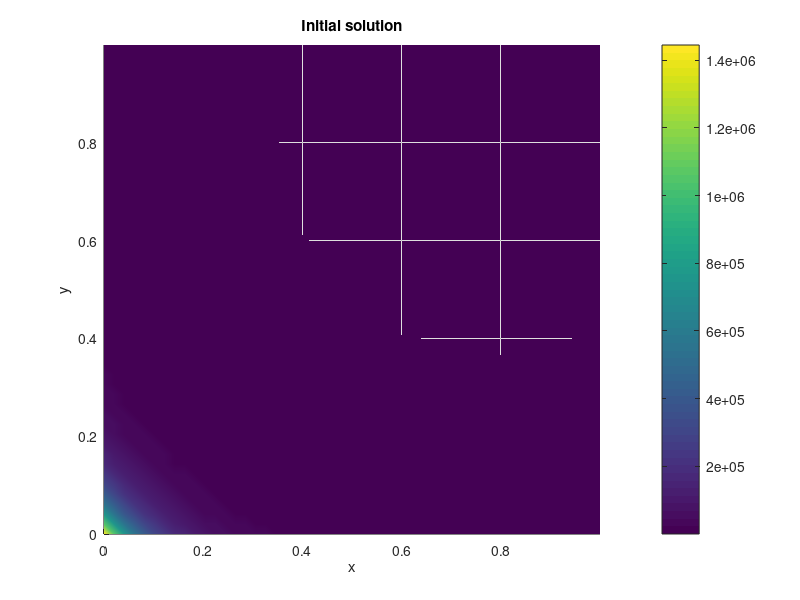

This figure's MATLAB source: (Note: this script raises an error after producing the figure.)
clc
clear all
% main driver for convection diffusion problem

% grid points
N = 50;
% grid spacing
dx = 1./(N-1);
dx2 = dx*dx;
% final time
T = 0.04;


% initial condition
x = linspace(0,1,N);
y = x';
[X,Y] = meshgrid([0:dx:1],[0:dx:1]);
%u0 = sin(X).*sin(Y);
u0 = 10/sqrt(2*pi).*exp( ( (X-0.8).^2 + (Y-0.8).^2 )./(0.1) ); 
figure(1)
surf([0:dx:1],[0:dx:1],u0)
title('Initial solution')
xlabel('x')
ylabel('y')
colorbar
shading interp
axis tight
view(2)
% reshape initial condition for algorithm
u1 = reshape(u0,N*N,1);

%% Explicit method
% number of time steps
Nt = 1000;
% time step
dt = T/Nt;

% convection coefficient
alpha = 1.0;
Rc = alpha/(2.0*(dx + dx));
% diffusion coefficient
beta = 1.0;
Rd = beta*dt./((dx2 + dx2));
% Peclet number
P = alpha*(dx+dx)/(2.0*beta);
% Stability check for explici
if (Rd>=0.25 || P >=1 )
  'Explicit method unstable'
endif

% explicit matrix
A_exp = conv_diff_exp(N,Rd,P);

% main loop
for i = 2:Nt
  u = A_exp*u1;
  u1 = u;
end
figure(2)
surf([0:dx:1],[0:dx:1],reshape(u,N,N))
title(sprintf('Solution, with explicit method, at time %0.5e',T))
xlabel('x')
ylabel('y')
colorbar
shading interp
axis tight
view(2)

% Implicit for diffusion, explicit convection method
Nt = 10
dt = T/Nt;
% convection coefficient
alpha = 1.0;
Rc = alpha*dt/(2.0*(dx + dx));
% diffusion coefficient
beta = 1.0;
Rd = beta*dt./((dx2 + dx2));
% Peclet number
P = alpha*(dx+dx)/(2.0*beta);

% implicit matrix
A_imp = conv_diff_imp(N,Rd);
A_rhs_imp = rhs_imp(N,Rc);
b_imp = zeros(N*N,1);
% initial solution
[X,Y] = meshgrid([0:dx:1],[0:dx:1]);
u0 = sin(X).*sin(Y);

% reshape initial solution for algorithm
u1 = reshape(u0,N*N,1);

% main loop
for i = 2:Nt
  b_imp = A_rhs_imp*u1;
  u = pcg(A_imp,b_imp,1e-6,1000);
  u1 = u;
end

figure(3)
surf([0:dx:1],[0:dx:1],reshape(u,N,N))
title(sprintf('Solution, with implicit method, at time %0.5e',T))
xlabel('x')
ylabel('y')
colorbar
shading interp
axis tight
view(2)
